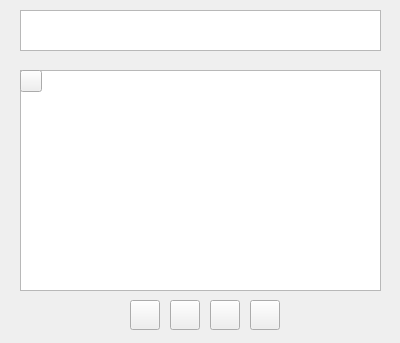
<?xml version="1.0" encoding="UTF-8"?>
<ui version="4.0">
 <class>BoomBoxProducerWidget</class>
 <widget class="QWidget" name="BoomBoxProducerWidget">
  <property name="geometry">
   <rect>
    <x>0</x>
    <y>0</y>
    <width>400</width>
    <height>343</height>
   </rect>
  </property>
  <property name="windowTitle">
   <string>BoomBoxProducerWidget</string>
  </property>
  <widget class="QTableView" name="playlistView">
   <property name="geometry">
    <rect>
     <x>20</x>
     <y>70</y>
     <width>361</width>
     <height>221</height>
    </rect>
   </property>
  </widget>
  <widget class="QPushButton" name="addButton">
   <property name="geometry">
    <rect>
     <x>20</x>
     <y>70</y>
     <width>22</width>
     <height>22</height>
    </rect>
   </property>
   <property name="text">
    <string/>
   </property>
  </widget>
  <widget class="QPushButton" name="playButton">
   <property name="geometry">
    <rect>
     <x>170</x>
     <y>300</y>
     <width>30</width>
     <height>30</height>
    </rect>
   </property>
   <property name="text">
    <string/>
   </property>
  </widget>
  <widget class="QPushButton" name="nextTrackButton">
   <property name="geometry">
    <rect>
     <x>250</x>
     <y>300</y>
     <width>30</width>
     <height>30</height>
    </rect>
   </property>
   <property name="text">
    <string/>
   </property>
  </widget>
  <widget class="QPushButton" name="previousTrackButton">
   <property name="geometry">
    <rect>
     <x>130</x>
     <y>300</y>
     <width>30</width>
     <height>30</height>
    </rect>
   </property>
   <property name="text">
    <string/>
   </property>
  </widget>
  <widget class="QPushButton" name="pauseButton">
   <property name="geometry">
    <rect>
     <x>210</x>
     <y>300</y>
     <width>30</width>
     <height>30</height>
    </rect>
   </property>
   <property name="text">
    <string/>
   </property>
  </widget>
  <widget class="QPlainTextEdit" name="songTitleNowPlayingPlainText">
   <property name="geometry">
    <rect>
     <x>20</x>
     <y>10</y>
     <width>361</width>
     <height>41</height>
    </rect>
   </property>
   <property name="overwriteMode">
    <bool>true</bool>
   </property>
  </widget>
 </widget>
 <layoutdefault spacing="6" margin="11"/>
 <resources/>
 <connections/>
</ui>
